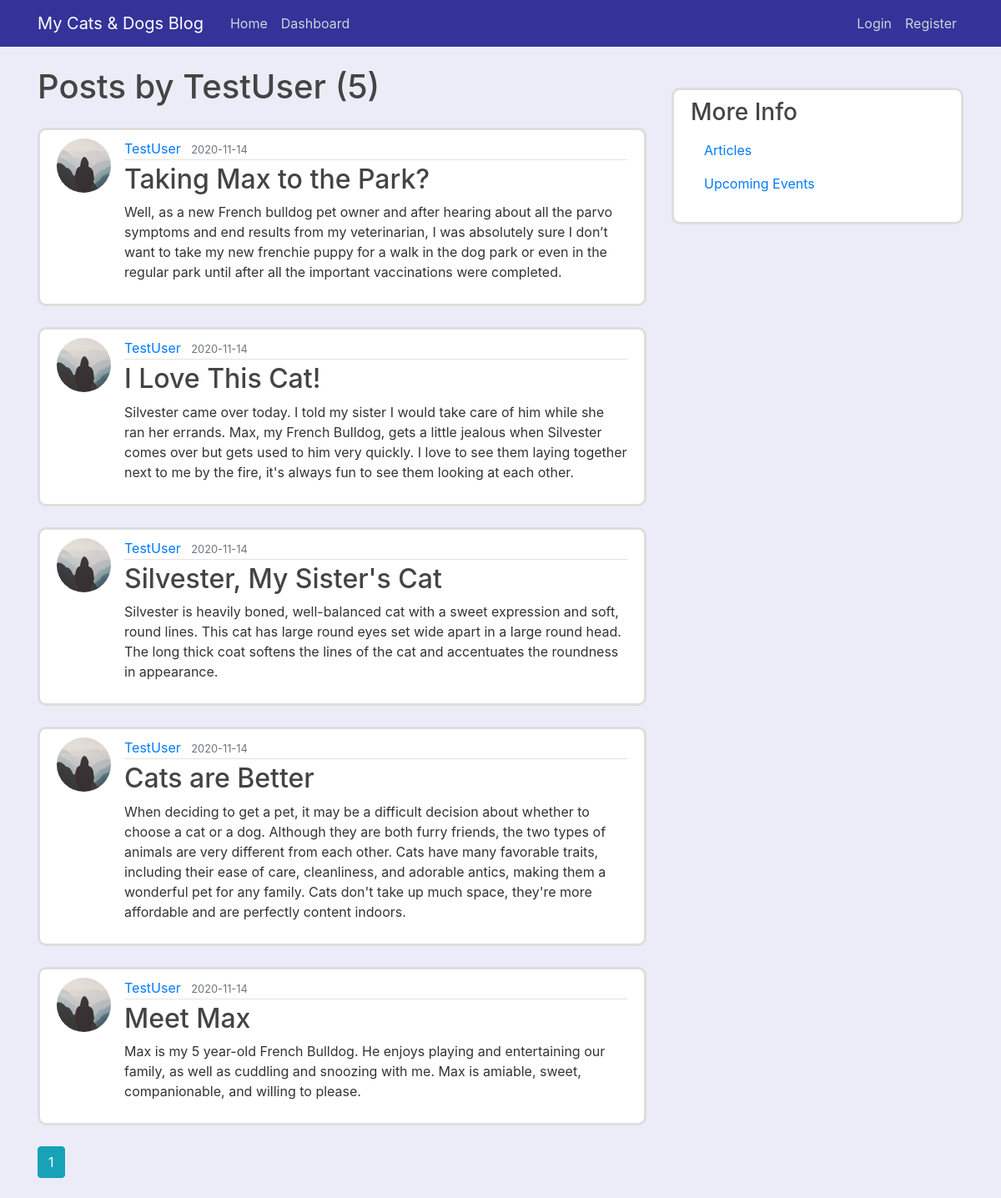
Page /user/TestUser on the committed database.
### socialblog/model.py (models this page shows, shortened)
class User(db.Model, UserMixin):
    id = db.Column(db.Integer, primary_key=True)
    username = db.Column(db.String(20), unique=True, nullable=False)
    email = db.Column(db.String(120), unique=True, nullable=False)
    image_file = db.Column(db.String(20), nullable=False,
                           default='default.jpg')
    password = db.Column(db.String(60), nullable=False)
    posts = db.relationship('Post', backref='author', lazy=True)

class Post(db.Model):
    id = db.Column(db.Integer, primary_key=True)
    title = db.Column(db.String(100), nullable=False)
    date_posted = db.Column(db.DateTime, nullable=False,
                            default=datetime.utcnow)
    content = db.Column(db.Text, nullable=False)
    user_id = db.Column(db.Integer, db.ForeignKey('user.id'), nullable=False)

### socialblog/routes.py (the view)
@app.route("/user/<string:username>")
def user_posts(username):
    page = request.args.get('page', 1, type=int)
    user = User.query.filter_by(username=username).first_or_404()
    posts = Post.query.filter_by(author=user)\
        .order_by(Post.date_posted.desc())\
        .paginate(page=page, per_page=5)
    return render_template('user_posts.html', posts=posts, user=user)

### socialblog/templates/user_posts.html
{% extends "layout.html" %}
{% block content %}
<h1 class="mb-3">Posts by {{ user.username }} ({{ posts.total }})</h1>
{% for post in posts.items %}
<article class="media content-section">
    <img class="rounded-circle article-img"
        src="{{ url_for('static', filename='profile_pics/' + post.author.image_file) }}">
    <div class="media-body">
        <div class="article-metadata">
            <a class="mr-2"
                href="{{ url_for('user_posts', username=post.author.username) }}">{{ post.author.username }}</a>
            <small class="text-muted">{{ post.date_posted.strftime('%Y-%m-%d') }}</small>
        </div>
        <h2><a class="article-title" href="{{ url_for('post', post_id=post.id) }}">{{ post.title }}</a></h2>
        <p class="article-content">{{ post.content }}</p>
    </div>
</article>
{% endfor %}
{% for page_num in posts.iter_pages(left_edge=1, right_edge=1, left_current=1, right_current=2) %}
{% if page_num %}
{% if posts.page == page_num %}
<a class="btn btn-info mb-4"
    href="{{ url_for('user_posts', username=user.username, page=page_num) }}">{{ page_num }}</a>
{% else %}
<a class="btn btn-outline-info mb-4"
    href="{{ url_for('user_posts', username=user.username, page=page_num) }}">{{ page_num }}</a>
{% endif %}
{% else %}
...
{% endif %}
{% endfor %}
{% endblock content %}

### socialblog/templates/layout.html (shortened to what this page needs)
<!DOCTYPE html>
<html>
<head>
    <link rel="stylesheet" href="https://cdn.jsdelivr.net/npm/bootstrap@4.5.3/dist/css/bootstrap.min.css"
>
    <link rel="stylesheet" type="text/css" href="{{ url_for('static', filename='main.css') }}">
</head>
<body>
    <header class="site-header">
        <nav class="navbar navbar-expand-md navbar-dark bg-steel fixed-top">
            <div class="container">
                <a class="navbar-brand mr-4" href="/">My Cats & Dogs Blog</a>
                <div class="collapse navbar-collapse" id="navbarToggle">
                    <div class="navbar-nav mr-auto">
                        <a class="nav-item nav-link" href="{{ url_for('home') }}">Home</a>
                        <a class="nav-item nav-link" href="{{ url_for('about') }}">Dashboard</a>
                    </div>
                    <div class="navbar-nav">
                        {% if current_user.is_authenticated %}
                        <a class="nav-item nav-link" href="{{ url_for('new_post') }}">New Post</a>
                        <a class="nav-item nav-link" href="{{ url_for('account') }}">Account</a>
                        <a class="nav-item nav-link" href="{{ url_for('logout') }}">Logout</a>
                        {% else %}
                        <a class="nav-item nav-link" href="{{ url_for('login') }}">Login</a>
                        <a class="nav-item nav-link" href="{{ url_for('register') }}">Register</a>
                        {% endif %}
                    </div>
                </div>
            </div>
        </nav>
    </header>
    <main role="main" class="container">
        <div class="row">
            <div class="col-md-8">
                {% block content %}{% endblock %}
            </div>
            <div class="col-md-4">
                <div class="content-section">
                    <h3>More Info</h3>
                    <ul class="list-group">
                        <a class="nav-item nav-link" href="{{ url_for('articles') }}">Articles</a>
                        <a class="nav-item nav-link" href="{{ url_for('upcoming_events') }}">Upcoming Events</a>
                    </ul>
                </div>
            </div>
        </div>
    </main>
</body>
</html>

### socialblog/static/main.css (style rules this page uses)
body { background: #ececf9; color: #333333; margin-top: 5rem; }
h1, h2, h3, h4, h5, h6 { color: #444444; }
.bg-steel { background-color: #333399; }
.site-header .navbar-nav .nav-link { color: #cbd5db; }
.content-section { background: #ffffff; padding: 10px 20px; border: 3px solid #dddddd; border-radius: 10px; margin-top: 25px; margin-bottom: 25px; }
.article-title { color: #444444; }
.article-content { white-space: pre-line; }
.article-img { height: 65px; width: 65px; margin-right: 16px; }
.article-metadata { padding-bottom: 1px; margin-bottom: 4px; border-bottom: 1px solid #e3e3e3 }

### rows in the picture
User: username "TestUser"
Post: image_file (placeholder picture), author.username "TestUser", date_posted "2020-11-14", title "Taking Max to the Park?", content "Well, as a new French bulldog pet owner and after hearing about all the parvo symptoms and end results from my veterinarian, I was absolutely sure I don’t want to take my new frenchie puppy for a walk in the dog park or even in the regular park until after all the important vaccinations were completed."
Post: image_file (placeholder picture), author.username "TestUser", date_posted "2020-11-14", title "I Love This Cat!", content "Silvester came over today. I told my sister I would take care of him while she ran her errands. Max, my French Bulldog, gets a little jealous when Silvester comes over but gets used to him very quickly. I love to see them laying together next to me by the fire, it's always fun to see them looking at each other."
Post: image_file (placeholder picture), author.username "TestUser", date_posted "2020-11-14", title "Silvester, My Sister's Cat", content "Silvester is heavily boned, well-balanced cat with a sweet expression and soft, round lines. This cat has large round eyes set wide apart in a large round head. The long thick coat softens the lines of the cat and accentuates the roundness in appearance."
Post: image_file (placeholder picture), author.username "TestUser", date_posted "2020-11-14", title "Cats are Better", content "When deciding to get a pet, it may be a difficult decision about whether to choose a cat or a dog. Although they are both furry friends, the two types of animals are very different from each other. Cats have many favorable traits, including their ease of care, cleanliness, and adorable antics, making them a wonderful pet for any family. Cats don't take up much space, they're more affordable and are perfectly content indoors."
Post: image_file (placeholder picture), author.username "TestUser", date_posted "2020-11-14", title "Meet Max", content "Max is my 5 year-old French Bulldog. He enjoys playing and entertaining our family, as well as cuddling and snoozing with me. Max is amiable, sweet, companionable, and willing to please."

### other values in the picture
{{ posts.total }} "5"
{{ page_num }} "1"
